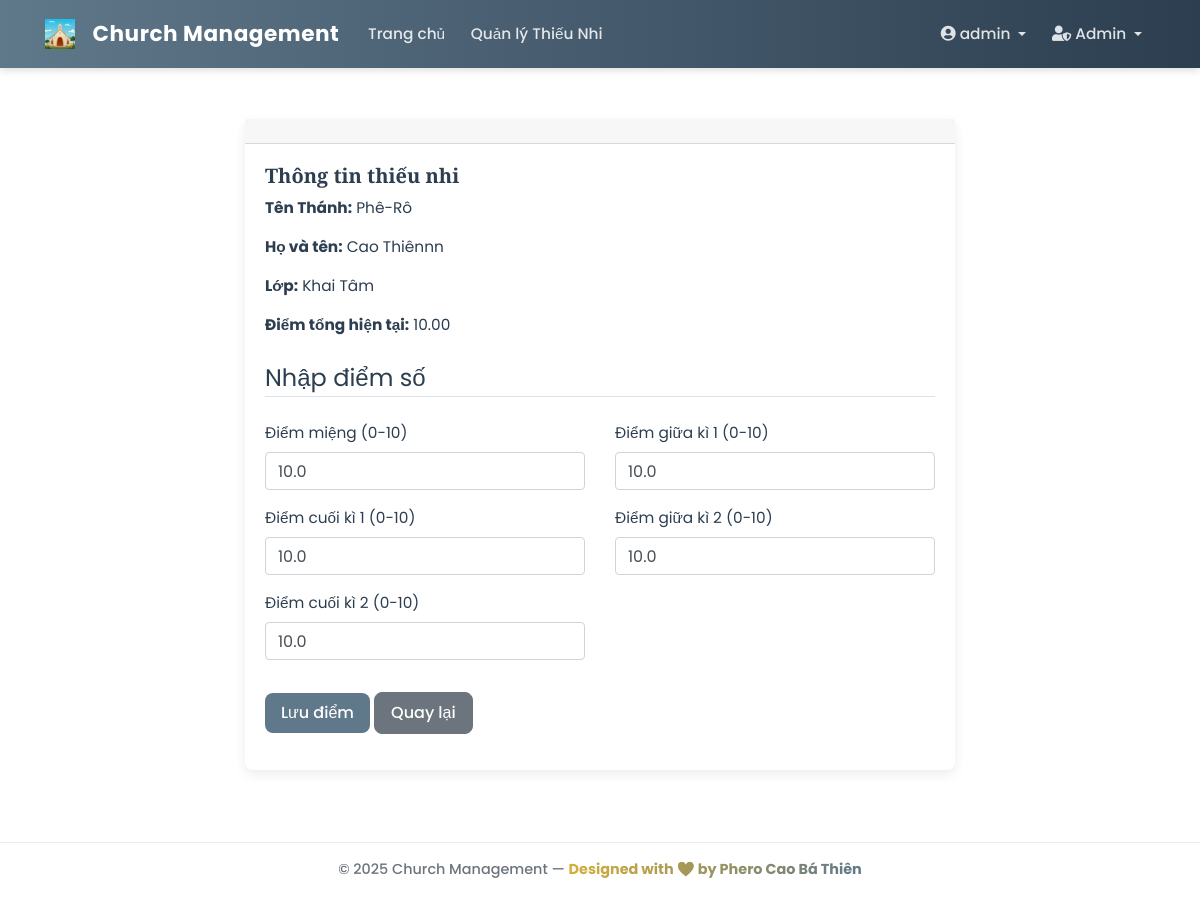
/student/7/scores (signed in), run on an earlier commit of the app's database.
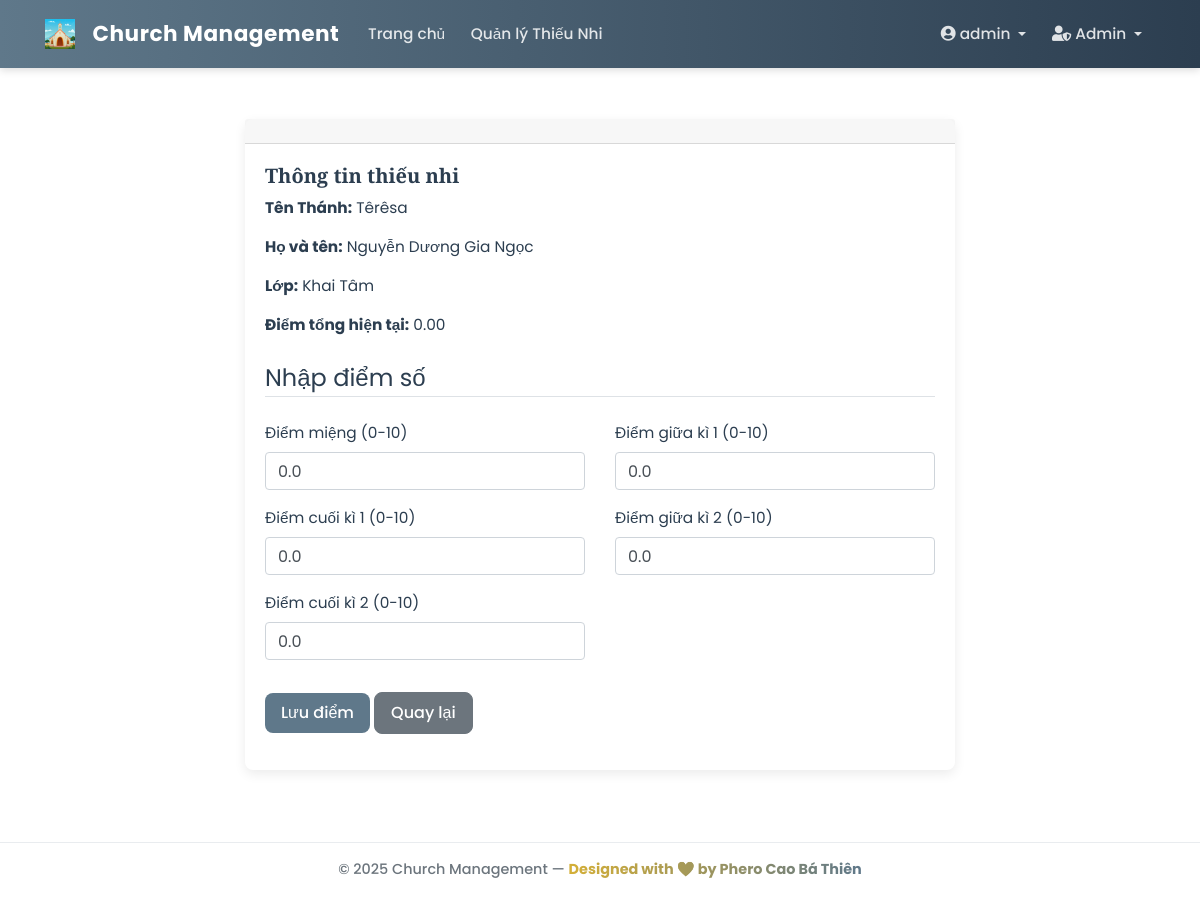
And on a later commit of the database.
### app/models/student.py (models this page shows, shortened)
class Student(db.Model):
    __tablename__ = 'student'
    id = db.Column(db.Integer, primary_key=True)
    ten_thanh = db.Column(db.String(50), nullable=True) # Tên Thánh (Tùy chọn)
    full_name = db.Column(db.String(100), nullable=False) # Họ và Tên
    date_of_birth = db.Column(db.Date, nullable=False) # Ngày sinh
    gender = db.Column(db.String(10), nullable=False) # Giới tính ('Nam', 'Nữ')
    ho_ten_bo = db.Column(db.String(100), nullable=True)
    ho_ten_me = db.Column(db.String(100), nullable=True)
    sdt_phu_huynh = db.Column(db.String(15), nullable=True)
    class_id = db.Column(db.Integer, db.ForeignKey('class_model.id'), nullable=True)
    diem_mieng = db.Column(db.Float, nullable=True, default=0.0)
    diem_giua_ki_1 = db.Column(db.Float, nullable=True, default=0.0)
    diem_cuoi_ki_1 = db.Column(db.Float, nullable=True, default=0.0)
    diem_giua_ki_2 = db.Column(db.Float, nullable=True, default=0.0)
    diem_cuoi_ki_2 = db.Column(db.Float, nullable=True, default=0.0)
    @property
    def diem_tong(self):
        scores = [self.diem_mieng or 0, self.diem_giua_ki_1 or 0, self.diem_cuoi_ki_1 or 0,
                 self.diem_giua_ki_2 or 0, self.diem_cuoi_ki_2 or 0]
        return round(sum(scores) / 5, 2) if any(scores) else 0.0

### app/models/class_model.py (models this page shows, shortened)
class ClassModel(db.Model):
    __tablename__ = 'class_model'
    id = db.Column(db.Integer, primary_key=True)
    name = db.Column(db.String(100), unique=True, nullable=False)
    students = db.relationship('Student', backref='class_assigned', lazy='dynamic')
    leaders = db.relationship(
        'User',
        secondary=class_leaders_association,
        back_populates='assigned_classes',
        lazy='dynamic'
    )

### app/controllers/student_controller.py (the view, shortened to what this page needs)
@student_bp.route("/student/<int:student_id>/scores", methods=['GET', 'POST'])
@login_required
def manage_scores(student_id):
    student = Student.query.get_or_404(student_id)
    if current_user.role == 'guest':
        flash('Bạn không có quyền sửa điểm thiếu nhi.', 'danger')
        abort(403)
    form = ScoreForm(obj=student)
    return render_template('student_scores.html', title=f'Quản lý điểm - {student.full_name}', form=form, student=student)

### app/forms.py
class ScoreForm(FlaskForm):
    diem_mieng = FloatField('Điểm miệng (0-10)',
                           validators=[Optional(), NumberRange(min=0, max=10)])
    diem_giua_ki_1 = FloatField('Điểm giữa kì 1 (0-10)',
                               validators=[Optional(), NumberRange(min=0, max=10)])
    diem_cuoi_ki_1 = FloatField('Điểm cuối kì 1 (0-10)',
                               validators=[Optional(), NumberRange(min=0, max=10)])
    diem_giua_ki_2 = FloatField('Điểm giữa kì 2 (0-10)',
                               validators=[Optional(), NumberRange(min=0, max=10)])
    diem_cuoi_ki_2 = FloatField('Điểm cuối kì 2 (0-10)',
                               validators=[Optional(), NumberRange(min=0, max=10)])
    submit = SubmitField('Lưu điểm')

### app/models/user.py (called while the page is built)
@login_manager.user_loader
def load_user(user_id):
    return User.query.get(int(user_id))

    def is_admin(self):
        return self.role == 'admin'

### app/templates/student_scores.html (shortened to what this page needs)
{% extends "base.html" %}
{% block content %}
<div class="container">
    <div class="row">
        <div class="col-md-8 offset-md-2">
            <div class="card">
                <div class="card-header">
                </div>
                <div class="card-body">
                    <div class="mb-4">
                        <h5>Thông tin thiếu nhi</h5>
                        <p><strong>Tên Thánh:</strong> {{ student.ten_thanh or 'N/A' }}</p>
                        <p><strong>Họ và tên:</strong> {{ student.full_name }}</p>
                        <p><strong>Lớp:</strong> {{ student.class_assigned.name if student.class_assigned else 'Chưa xếp lớp' }}</p>
                        <p><strong>Điểm tổng hiện tại:</strong> {{ "%.2f"|format(student.diem_tong) }}</p>
                    </div>
                    <form method="POST">
                        <fieldset class="form-group">
                            <legend class="border-bottom mb-4">Nhập điểm số</legend>
                            <div class="row">
                                <div class="col-md-6">
                                    <div class="form-group">
                                        {{ form.diem_mieng.label(class="form-control-label") }}
                                        {{ form.diem_mieng(class="form-control") }}
                                    </div>
                                </div>
                                <div class="col-md-6">
                                    <div class="form-group">
                                        {{ form.diem_giua_ki_1.label(class="form-control-label") }}
                                        {{ form.diem_giua_ki_1(class="form-control") }}
                                    </div>
                                </div>
                            </div>
                            <div class="row">
                                <div class="col-md-6">
                                    <div class="form-group">
                                        {{ form.diem_cuoi_ki_1.label(class="form-control-label") }}
                                        {{ form.diem_cuoi_ki_1(class="form-control") }}
                                    </div>
                                </div>
                                <div class="col-md-6">
                                    <div class="form-group">
                                        {{ form.diem_giua_ki_2.label(class="form-control-label") }}
                                        {{ form.diem_giua_ki_2(class="form-control") }}
                                    </div>
                                </div>
                            </div>
                            <div class="row">
                                <div class="col-md-6">
                                    <div class="form-group">
                                        {{ form.diem_cuoi_ki_2.label(class="form-control-label") }}
                                        {{ form.diem_cuoi_ki_2(class="form-control") }}
                                    </div>
                                </div>
                            </div>
                        </fieldset>
                        <div class="form-group">
                            {{ form.submit(class="btn btn-primary") }}
                            <a href="{{ url_for('main_routes.view_class', class_id=student.class_id) if student.class_id else url_for('student.list_students') }}" class="btn btn-secondary">Quay lại</a>
                        </div>
                    </form>
                </div>
            </div>
        </div>
    </div>
</div>
{% endblock %}

What changed in the data, as far as the page shows it:
changed Student: ten_thanh "Phê-Rô" → "Têrêsa"; full_name "Cao Thiênnn" → "Nguyễn Dương Gia Ngọc"; diem_tong "10.00" → "0.00"; diem_mieng "10.0" → "0.0"; diem_giua_ki_1 "10.0" → "0.0"; diem_cuoi_ki_1 "10.0" → "0.0"; diem_giua_ki_2 "10.0" → "0.0"; diem_cuoi_ki_2 "10.0" → "0.0"
